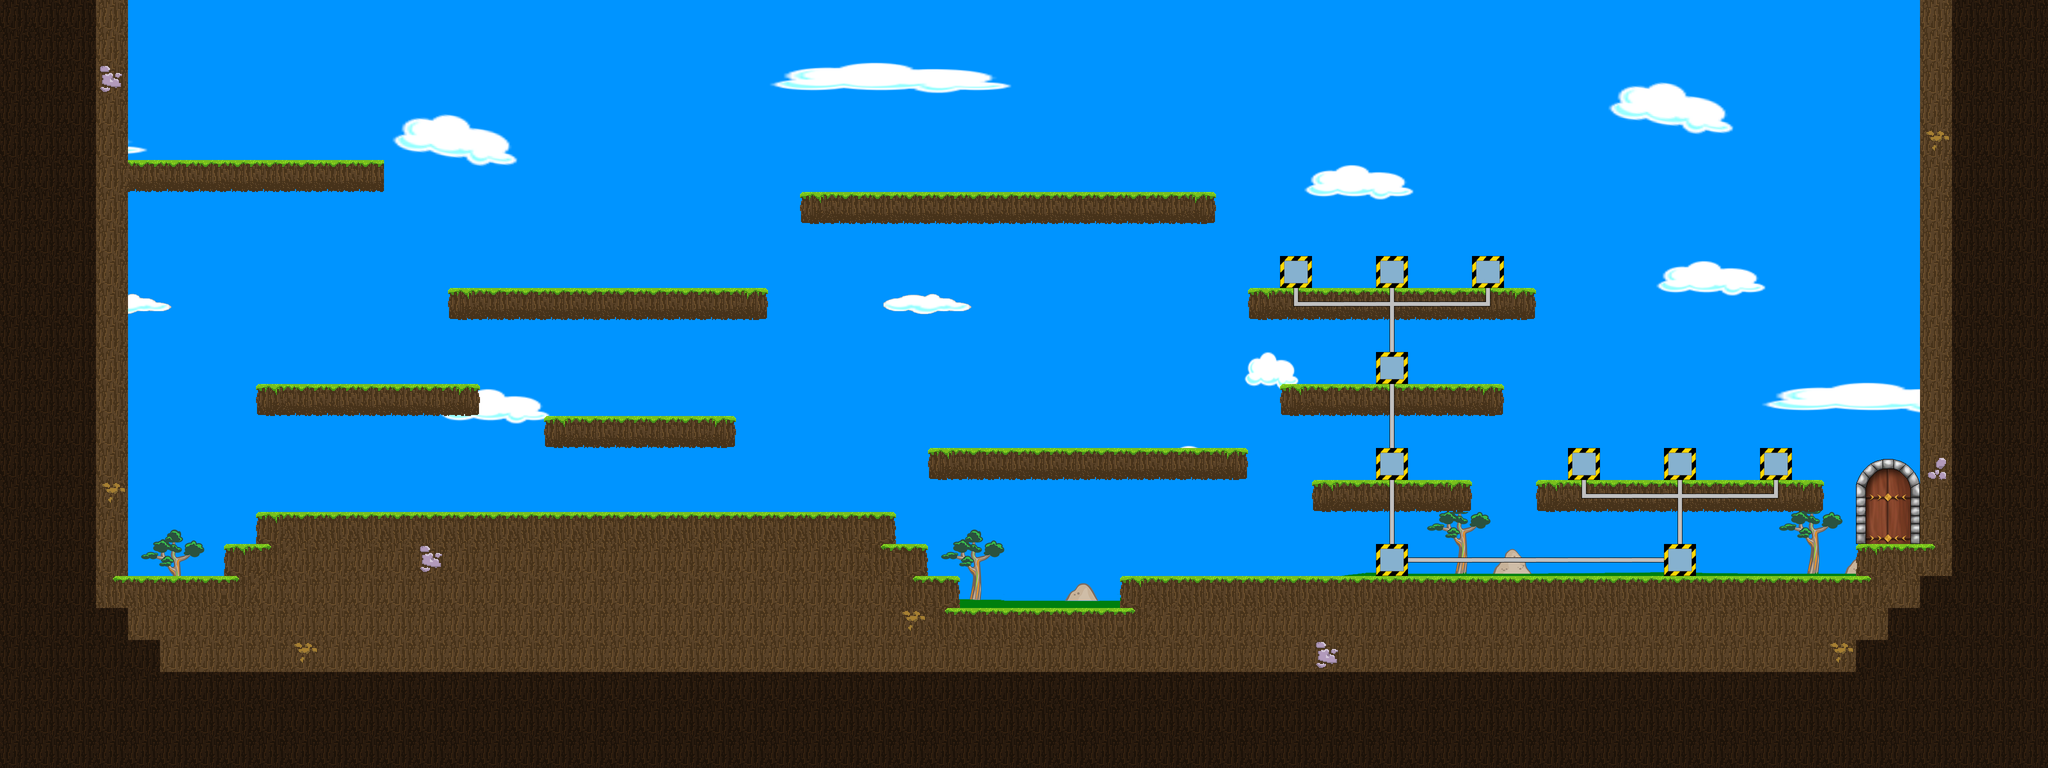

Below is a game level as drawn by its tile map, then a one-line description and the .tmx that defines it (tile-layer data replaced by summaries):
An orthogonal 64x24 tile map with 64x64 px tiles, 7 tile layers (Hintergrund, Laufebene, Open Gate, Gate, ...), 7 tilesets.

<map version="1.0" orientation="orthogonal" renderorder="right-down" width="64" height="24" tilewidth="64" tileheight="64">
 <tileset firstgid="1" name="Hintergrund" tilewidth="64" tileheight="64">
  <image source="Hintergrund.png" trans="0000ff" width="2048" height="1024" />
 </tileset>
 <tileset firstgid="513" name="Rohre" tilewidth="64" tileheight="64">
  <image source="Rohre.png" trans="0000ff" width="256" height="256" />
 </tileset>
 <tileset firstgid="529" name="Metallobjekte" tilewidth="64" tileheight="64">
  <image source="Metallobjekte.png" trans="0000ff" width="256" height="256" />
 </tileset>
 <tileset firstgid="545" name="Maschinen" tilewidth="64" tileheight="64">
  <image source="Maschinen.png" trans="0000ff" width="256" height="256" />
 </tileset>
 <tileset firstgid="561" name="Laufebenen" tilewidth="64" tileheight="64">
  <image source="Laufebenen.png" trans="0000ff" width="256" height="256" />
 </tileset>
 <tileset firstgid="577" name="gate" tilewidth="64" tileheight="64">
  <image source="gate.png" trans="0000ff" width="256" height="256" />
 </tileset>
 <tileset firstgid="593" name="Ampeln" tilewidth="64" tileheight="64">
  <image source="Ampeln.png" trans="0000ff" width="128" height="128" />
 </tileset>
 <layer name="Hintergrund" width="64" height="24">
  <data>[1536 cells, 1536 non-empty, 420 distinct tile ids]</data>
 </layer>
 <layer name="Laufebene" width="64" height="24">
  <data>[1536 cells, 707 non-empty, 24 distinct tile ids]</data>
 </layer>
 <layer name="Open Gate" width="64" height="24">
  <data>[1536 cells, 6 non-empty, 6 distinct tile ids]</data>
 </layer>
 <layer name="Gate" width="64" height="24">
  <data>[1536 cells, 8 non-empty, 8 distinct tile ids]</data>
 </layer>
 <layer name="Pipes" width="64" height="24">
  <data>[1536 cells, 28 non-empty, 5 distinct tile ids]</data>
 </layer>
 <layer name="Ablagen" width="64" height="24">
  <data>[1536 cells, 10 non-empty, 1 distinct tile ids]</data>
 </layer>
 <layer name="Objektebene" width="64" height="24">
  <data>[1536 cells, 0 non-empty, 0 distinct tile ids]</data>
 </layer>
</map>
